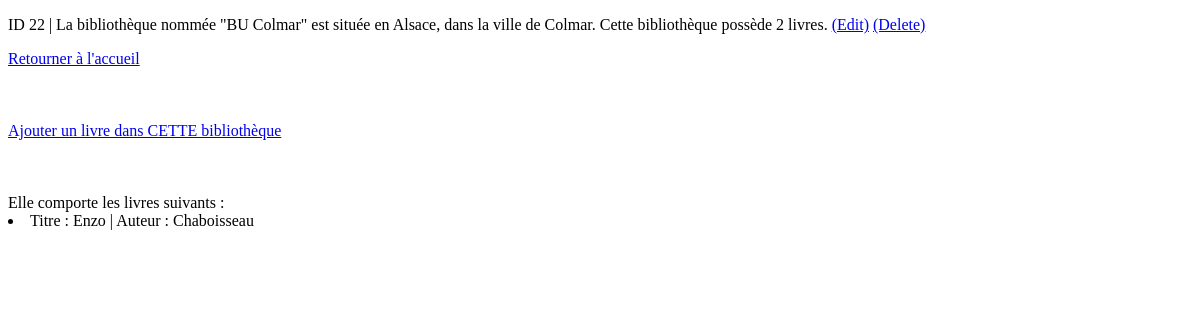
The page /livre/affichebiblio/22/ on the database as committed earlier.
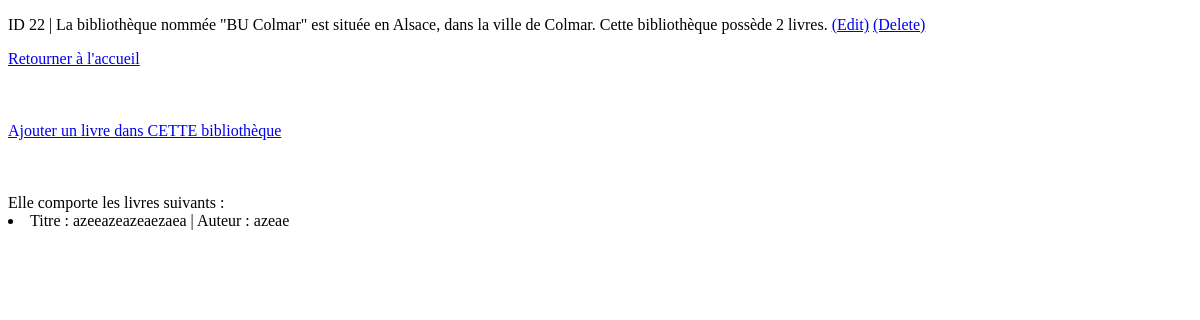
The same page on the database as committed later.
### livre/models.py (models this page shows, shortened)
class Livre(models.Model):
    titre = models.CharField(max_length=100)
    auteur = models.CharField(max_length = 100)
    bibliotheque = models.ForeignKey("Biblio", on_delete=models.CASCADE, null=True)
    nombres_pages = models.IntegerField(blank=False)
    resume = models.TextField(null = True, blank = True)
    def __str__(self):
        chaine = f"Titre : {self.titre} | Auteur : {self.auteur}"
        return chaine

### livre/views.py (the view)
# urls.py: path('affichebiblio/<int:id>/', views.affichebiblio),
def affichebiblio(request, id):
    Biblio =models.Biblio.objects.get(pk=id)
    liste=list(models.Livre.objects.filter(bibliotheque_id=id))
    return render(request,"Biblio/affichebiblio.html",{"biblio": Biblio, "liste": liste})

### livre/templates/Biblio/affichebiblio.html (shortened to what this page needs)
<!DOCTYPE html>
<html lang="en">
<head>
</head>
<body>
<p>ID {{biblio.id}} | La bibliothèque nommée "{{biblio.nom}}" est située en {{biblio.region}}, dans la ville de {{biblio.ville}}. Cette bibliothèque possède {{biblio.nombre_livre}} livres. <a href="/livre/updatebiblio/{{biblio.id}}">(Edit)</a> <a href="/livre/deletebiblio/{{biblio.id}}">(Delete)</a></p>
<a href="/livre/accueil">Retourner à l'accueil</a>
<br><br><br><br>
<a href="/livre/formulairedirect/{{biblio.id}}/">Ajouter un livre dans CETTE bibliothèque</a>
<br><br><br><br>
Elle comporte les livres suivants :
  {% for l in liste %}
    <li> {{l}} </li>
  {% endfor %}
</body>
</html>

Rows that differ between the two databases and show on the page:
removed Livre: titre+auteur "Titre : Enzo | Auteur : Chaboisseau"
added Livre: titre+auteur "Titre : azeeazeazeaezaea | Auteur : azeae"
